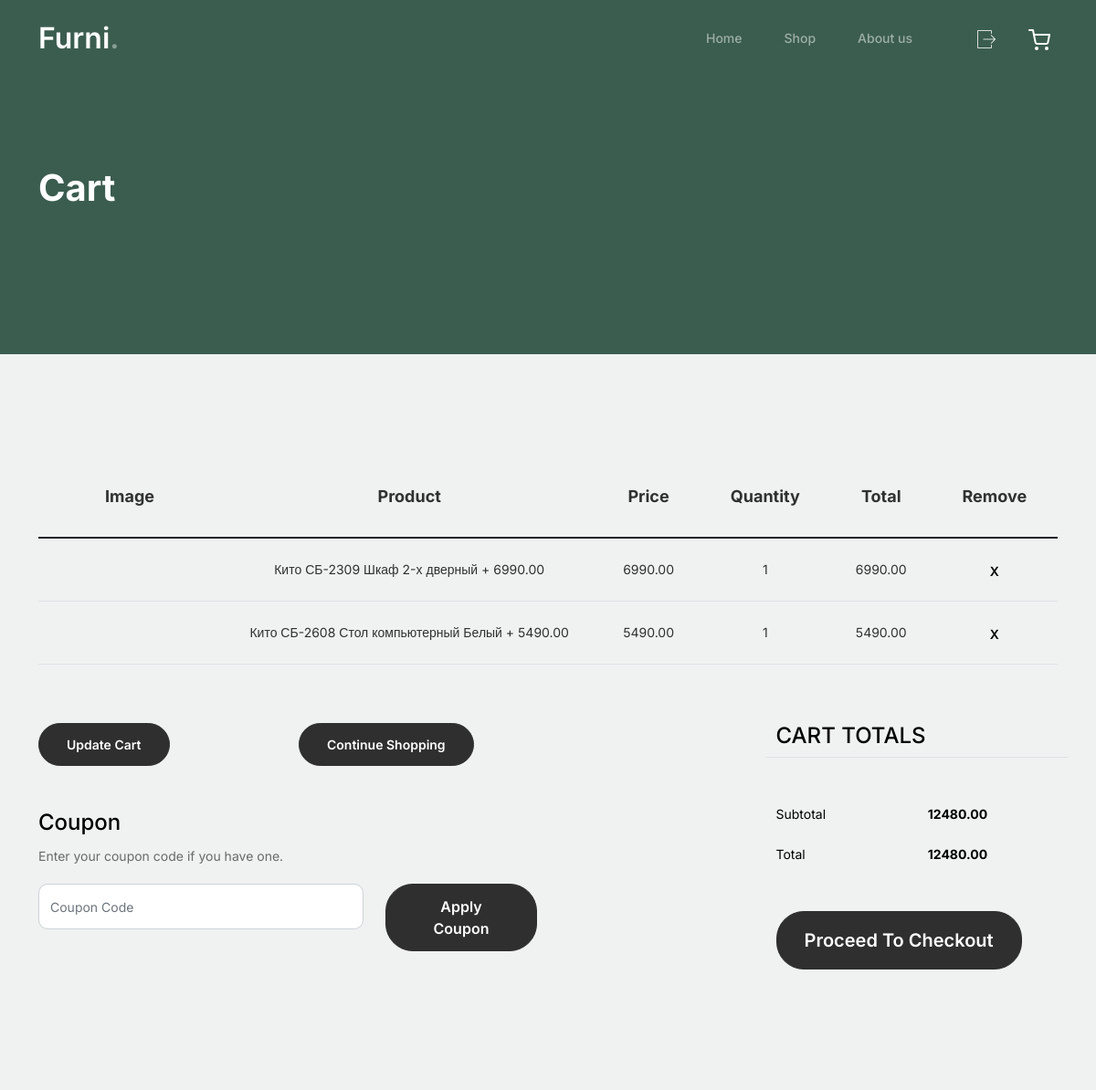
/shop/cart_view/ (signed in, upper part), run on an earlier commit of the app's database.
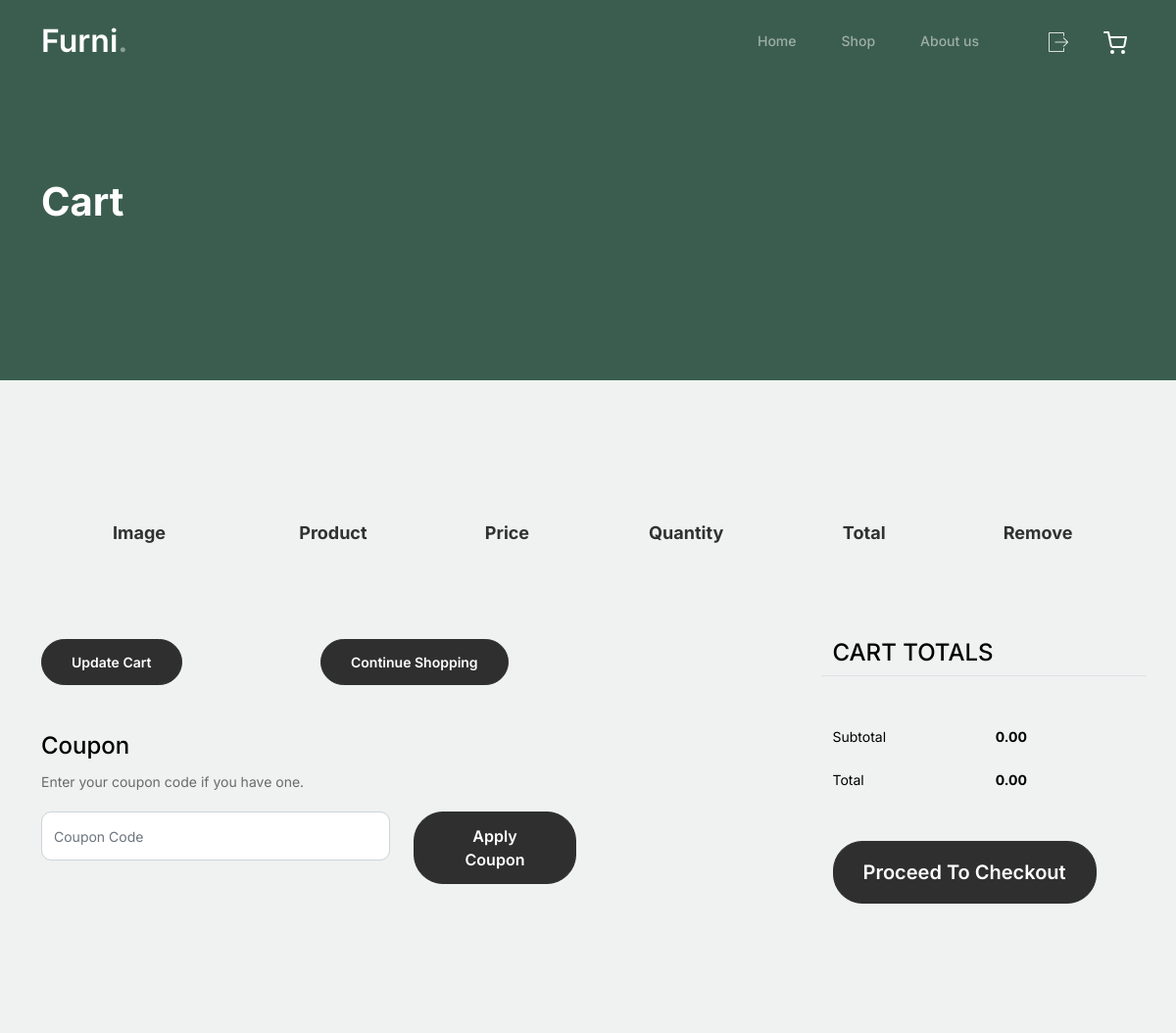
And on a later commit of the database.
### shop/models.py (models this page shows, shortened)
class OrderItem(models.Model):
    order = models.ForeignKey(Order, on_delete=models.CASCADE)
    product = models.ForeignKey(Product, on_delete=models.PROTECT)
    quantity = models.PositiveIntegerField(default=1)
    price = models.DecimalField(max_digits=20, decimal_places=2)
    discount = models.DecimalField(max_digits=20, decimal_places=2, default=0)
    class Meta:
        ordering = ['pk']
    @property
    def amount(self):
        return self.quantity * (self.price - self.discount)

class Product(models.Model):
    name = models.CharField(max_length=255, verbose_name='product_name')
    code = models.CharField(max_length=255, verbose_name='product_code')
    price = models.DecimalField(max_digits=20, decimal_places=2)
    unit = models.CharField(max_length=255, blank=True, null=True)
    image_url = models.URLField(blank=True, null=True)
    note = models.TextField(blank=True, null=True)
    class Meta:
        ordering = ['pk']
    def __str__(self):
        return f'{self.name} + {self.price}'

class Order(models.Model):
    STATUS_CART = '1_cart'
    STATUS_WAITING_FOR_PAYMENT = '2_waiting_for_payment'
    STATUS_PAID = '3_paid'
    STATUS_CHOICES = [
        (STATUS_CART, 'cart'),
        (STATUS_WAITING_FOR_PAYMENT, 'waiting-for_payment'),
        (STATUS_PAID, 'paid')
    ]
    user = models.ForeignKey(User, on_delete=models.CASCADE)
    status = models.CharField(max_length=32, choices=STATUS_CHOICES, default=STATUS_CART)
    amount = models.DecimalField(max_digits=20, decimal_places=2, blank=True, null=True)
    creation_time = models.DateTimeField(auto_now_add=True)
    payment = models.ForeignKey(Payment, on_delete=models.PROTECT, blank=True, null=True)
    comment = models.TextField(blank=True, null=True)
    class Meta:
        ordering = ['pk']
    @staticmethod
    def get_cart(user: User):
        cart = Order.objects.filter(user=user,
                                    status=Order.STATUS_CART,
                                    ).first()
        if cart and (timezone.now()-cart.creation_time).days > 7:
            cart.delete()
            cart = None
        if not cart:
            cart = Order.objects.create(user=user,
                                        status=Order.STATUS_CART,
                                        amount=0)
        return cart

### shop/views.py (the view)
# urls.py: path('cart_view/', views.cart_view, name='cart-view'),
@login_required(login_url=reverse_lazy('login'))
def cart_view(request):
    cart = Order.get_cart(request.user)
    items = cart.orderitem_set.all()
    context = {
        'cart': cart,
        'items': items,
    }
    return render(request, 'shop/cart.html', context)

### templates/shop/cart.html (shortened to what this page needs)
{% extends 'base-page.html' %}
{% load static %}
{% block container %}
			<div class="hero">
				<div class="container">
					<div class="row justify-content-between">
						<div class="col-lg-5">
							<div class="intro-excerpt">
								<h1>Cart</h1>
							</div>
						</div>
						<div class="col-lg-7">
						</div>
					</div>
				</div>
			</div>
		<div class="untree_co-section before-footer-section">
            <div class="container">
              <div class="row mb-5">
                <form class="col-md-12" method="post">
                  <div class="site-blocks-table">
                    <table class="table">
                      <thead>
                        <tr>
                          <th class="product-thumbnail">Image</th>
                          <th class="product-name">Product</th>
                          <th class="product-price">Price</th>
                          <th class="product-quantity">Quantity</th>
                          <th class="product-total">Total</th>
                          <th class="product-remove">Remove</th>
                        </tr>
                      </thead>
                      <tbody>
                        {% for item in items %}
                        <tr>
                          <td class="product-thumbnail">
                          </td>
                          <td class="product-name">
                            {{ item.product }}
                          </td>
                          <td>{{ item.price }}</td>
                          <td>
                              {{ item.quantity }}
                          </td>
                          <td>{{ item.amount }}</td>
                          <td>
                            <form method="post" action="{% url 'cart_delete_item' item.pk%}">
                              <button class="btn btn-black btn-sm">X</button>
                            </form>
                          </td>
                        </tr>
                      {% endfor %}
                      </tbody>
                    </table>
                  </div>
                </form>
              </div>
              <div class="row">
                <div class="col-md-6">
                  <div class="row mb-5">
                    <div class="col-md-6 mb-3 mb-md-0">
                      <button class="btn btn-black btn-sm btn-block">Update Cart</button>
                    </div>
                    <div class="col-md-6">
                      <button class="btn btn-outline-black btn-sm btn-block">Continue Shopping</button>
                    </div>
                  </div>
                  <div class="row">
                    <div class="col-md-12">
                      <label class="text-black h4" for="coupon">Coupon</label>
                      <p>Enter your coupon code if you have one.</p>
                    </div>
                    <div class="col-md-8 mb-3 mb-md-0">
                      <input type="text" class="form-control py-3" id="coupon" placeholder="Coupon Code">
                    </div>
                    <div class="col-md-4">
                      <button class="btn btn-black">Apply Coupon</button>
                    </div>
                  </div>
                </div>
                <div class="col-md-6 pl-5">
                  <div class="row justify-content-end">
                    <div class="col-md-7">
                      <div class="row">
                        <div class="col-md-12 text-right border-bottom mb-5">
                          <h3 class="text-black h4 text-uppercase">Cart Totals</h3>
                        </div>
                      </div>
                      <div class="row mb-3">
                        <div class="col-md-6">
                          <span class="text-black">Subtotal</span>
                        </div>
                        <div class="col-md-6 text-right">
                          <strong class="text-black">{{ cart.amount }}</strong>
                        </div>
                      </div>
                      <div class="row mb-5">
                        <div class="col-md-6">
                          <span class="text-black">Total</span>
                        </div>
                        <div class="col-md-6 text-right">
                          <strong class="text-black">{{ cart.amount }}</strong>
                        </div>
                      </div>
                      <div class="row">
                        <div class="col-md-12">
                          <a class="btn btn-black btn-lg py-3 btn-block" href="{% url 'make_order' %}">Proceed To Checkout</a>
                        </div>
                      </div>
                    </div>
                  </div>
                </div>
              </div>
            </div>
          </div>
{% endblock container %}

### templates/base-page.html (shortened to what this page needs)
{% load static %}
<!doctype html>
<html lang="en">
<head>
		<link href="{% static '/css/bootstrap.min.css' %}" rel="stylesheet">
		<link href="https://cdnjs.cloudflare.com/ajax/libs/font-awesome/6.0.0-beta3/css/all.min.css" rel="stylesheet">
		<link href="{% static '/css/tiny-slider.css' %}" rel="stylesheet">
		<link href="{% static '/css/style.css' %}" rel="stylesheet">
		<link href="{% static '/css/style.css' %}" rel="stylesheet">
	</head>
	<body>
		<nav class="custom-navbar navbar navbar navbar-expand-md navbar-dark bg-dark" arial-label="Furni navigation bar">
			<div class="container">
				<a class="navbar-brand" href="index.html">Furni<span>.</span></a>
				<div class="collapse navbar-collapse" id="navbarsFurni">
					<ul class="custom-navbar-nav navbar-nav ms-auto mb-2 mb-md-0">
						<li><a class="nav-link" href="/">Home</a></li>
						<li><a class="nav-link" href="{% url 'shop' %}">Shop</a></li>
						<li><a class="nav-link" href="{% url 'about' %}">About us</a></li>
					</ul>
					<ul class="custom-navbar-cta navbar-nav mb-2 mb-md-0 ms-5">
						{% if user.is_authenticated %}
						<li><a class="nav-link" href="{% url 'logout' %}"><img src="{% static '/images/logout.png' %}"></a></li>
						{% else %}
						<li><a class="nav-link" href="{% url 'login' %}"><img src="{% static '/images/user.svg' %}"></a></li>
						{% endif %}
						<li><a class="nav-link" href="{% url 'cart-view' %}"><img src="{% static '/images/cart.svg' %}"></a></li>
					</ul>
				</div>
			</div>
		</nav>
{% block container %}
{% endblock container %}
	</body>
</html>

### static/css/style.css (style rules this page uses)
body { overflow-x: hidden; position: relative; }
body { font-family: "Inter", sans-serif; font-weight: 400; line-height: 28px; color: #6a6a6a; font-size: 14px; background-color: #eff2f1; }
a { text-decoration: none; -webkit-transition: .3s all ease; -o-transition: .3s all ease; transition: .3s all ease; color: #2f2f2f; text-decoration: underline; }
.custom-navbar { background: #3b5d50 !important; padding-top: 20px; padding-bottom: 20px; }
.custom-navbar .navbar-brand { font-size: 32px; font-weight: 600; }
.custom-navbar .navbar-brand > span { opacity: .4; }
@media (min-width: 992px) { .custom-navbar .custom-navbar-nav li { margin-left: 15px; margin-right: 15px; } }
.custom-navbar .custom-navbar-nav li a { font-weight: 500; color: #ffffff !important; opacity: .5; -webkit-transition: .3s all ease; -o-transition: .3s all ease; transition: .3s all ease; position: relative; }
@media (min-width: 768px) { .custom-navbar .custom-navbar-nav li a:before { content: ""; position: absolute; bottom: 0; left: 8px; right: 8px; background: #f9bf29; height: 5px; opacity: 1; visibility: visible; width: 0; -webkit-transition: .15s all ease-out; -o-transition: .15s all ease-out; transition: .15s all ease-out; } }
.custom-navbar .custom-navbar-cta { margin-left: 0 !important; -webkit-box-orient: horizontal; -webkit-box-direction: normal; -ms-flex-direction: row; flex-direction: row; }
@media (min-width: 768px) { .custom-navbar .custom-navbar-cta { margin-left: 40px !important; } }
.custom-navbar .custom-navbar-cta li { margin-left: 0px; margin-right: 0px; }
.custom-navbar .custom-navbar-cta li:first-child { margin-right: 20px; }
.hero { background: #3b5d50; padding: calc(4rem - 30px) 0 0rem 0; }
@media (min-width: 768px) { .hero { padding: calc(4rem - 30px) 0 4rem 0; } }
@media (min-width: 992px) { .hero { padding: calc(8rem - 30px) 0 8rem 0; } }
.hero .intro-excerpt { position: relative; z-index: 4; }
@media (min-width: 992px) { .hero .intro-excerpt { max-width: 450px; } }
.hero h1 { font-weight: 700; color: #ffffff; margin-bottom: 30px; }
.btn { font-weight: 600; padding: 12px 30px; border-radius: 30px; color: #ffffff; background: #2f2f2f; border-color: #2f2f2f; }
.before-footer-section { padding: 7rem 0 12rem 0 !important; }
.untree_co-section { padding: 7rem 0; }
.form-control { height: 50px; border-radius: 10px; font-family: "Inter", sans-serif; }
.site-blocks-table { overflow: auto; }
.site-blocks-table .product-thumbnail { width: 200px; }
.site-blocks-table thead th { padding: 30px; text-align: center; border-width: 0px !important; vertical-align: middle; color: rgba(0, 0, 0, 0.8); font-size: 18px; }

What changed in the data, as far as the page shows it:
no longer on this page (row unchanged): OrderItem: product "Кито СБ-2309 Шкаф 2-х дверный + 6990.00", price "6990.00", quantity "1", amount "6990.00"
no longer on this page (row unchanged): OrderItem: product "Кито СБ-2608 Стол компьютерный Белый + 5490.00", price "5490.00", quantity "1", amount "5490.00"
no longer on this page (row edited): Order: amount "12480.00"
added Order: amount "0.00"
